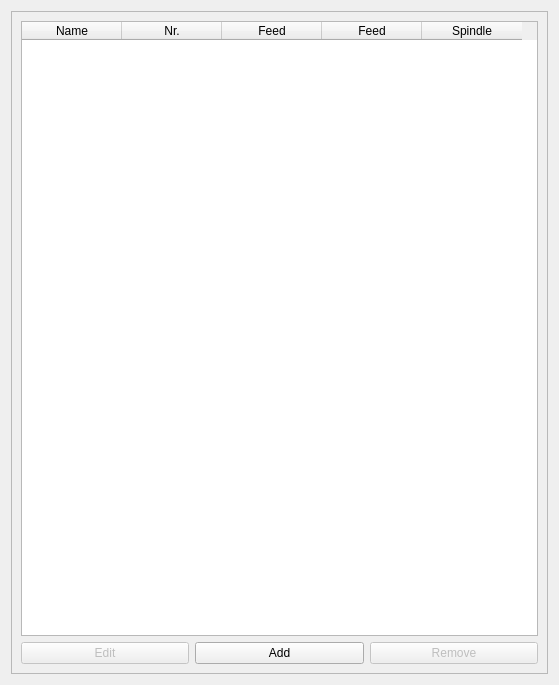
      <widget class="QWidget" name="page">
       <property name="geometry">
        <rect>
         <x>0</x>
         <y>0</y>
         <width>559</width>
         <height>685</height>
        </rect>
       </property>
       <attribute name="label">
        <string>Tools</string>
       </attribute>
       <layout class="QVBoxLayout" name="verticalLayout_7">
        <item>
         <widget class="QFrame" name="frame_2">
          <property name="frameShape">
           <enum>QFrame::StyledPanel</enum>
          </property>
          <property name="frameShadow">
           <enum>QFrame::Raised</enum>
          </property>
          <layout class="QVBoxLayout" name="verticalLayout_6">
           <item>
            <widget class="QTableWidget" name="toolControllerList">
             <attribute name="verticalHeaderVisible">
              <bool>false</bool>
             </attribute>
             <column>
              <property name="text">
               <string>Name</string>
              </property>
             </column>
             <column>
              <property name="text">
               <string>Nr.</string>
              </property>
             </column>
             <column>
              <property name="text">
               <string>Feed</string>
              </property>
              <property name="toolTip">
               <string>Horizontal Feed</string>
              </property>
              <property name="icon">
               <iconset theme="object-flip-horizontal">
                <normaloff>../../../../../../../../../../../../../../../../../../../../.designer/backup</normaloff>../../../../../../../../../../../../../../../../../../../../.designer/backup</iconset>
              </property>
             </column>
             <column>
              <property name="text">
               <string>Feed</string>
              </property>
              <property name="toolTip">
               <string>Vertical Feed</string>
              </property>
              <property name="icon">
               <iconset theme="object-flip-vertical">
                <normaloff>../../../../../../../../../../../../../../../../../../../../.designer/backup</normaloff>../../../../../../../../../../../../../../../../../../../../.designer/backup</iconset>
              </property>
             </column>
             <column>
              <property name="text">
               <string>Spindle</string>
              </property>
             </column>
            </widget>
           </item>
           <item>
            <layout class="QHBoxLayout" name="horizontalLayout_2">
             <item>
              <widget class="QPushButton" name="toolControllerEdit">
               <property name="enabled">
                <bool>false</bool>
               </property>
               <property name="text">
                <string>Edit</string>
               </property>
              </widget>
             </item>
             <item>
              <widget class="QPushButton" name="toolControllerAdd">
               <property name="text">
                <string>Add</string>
               </property>
              </widget>
             </item>
             <item>
              <widget class="QPushButton" name="toolControllerDelete">
               <property name="enabled">
                <bool>false</bool>
               </property>
               <property name="text">
                <string>Remove</string>
               </property>
              </widget>
             </item>
            </layout>
           </item>
          </layout>
         </widget>
        </item>
       </layout>
      </widget>
